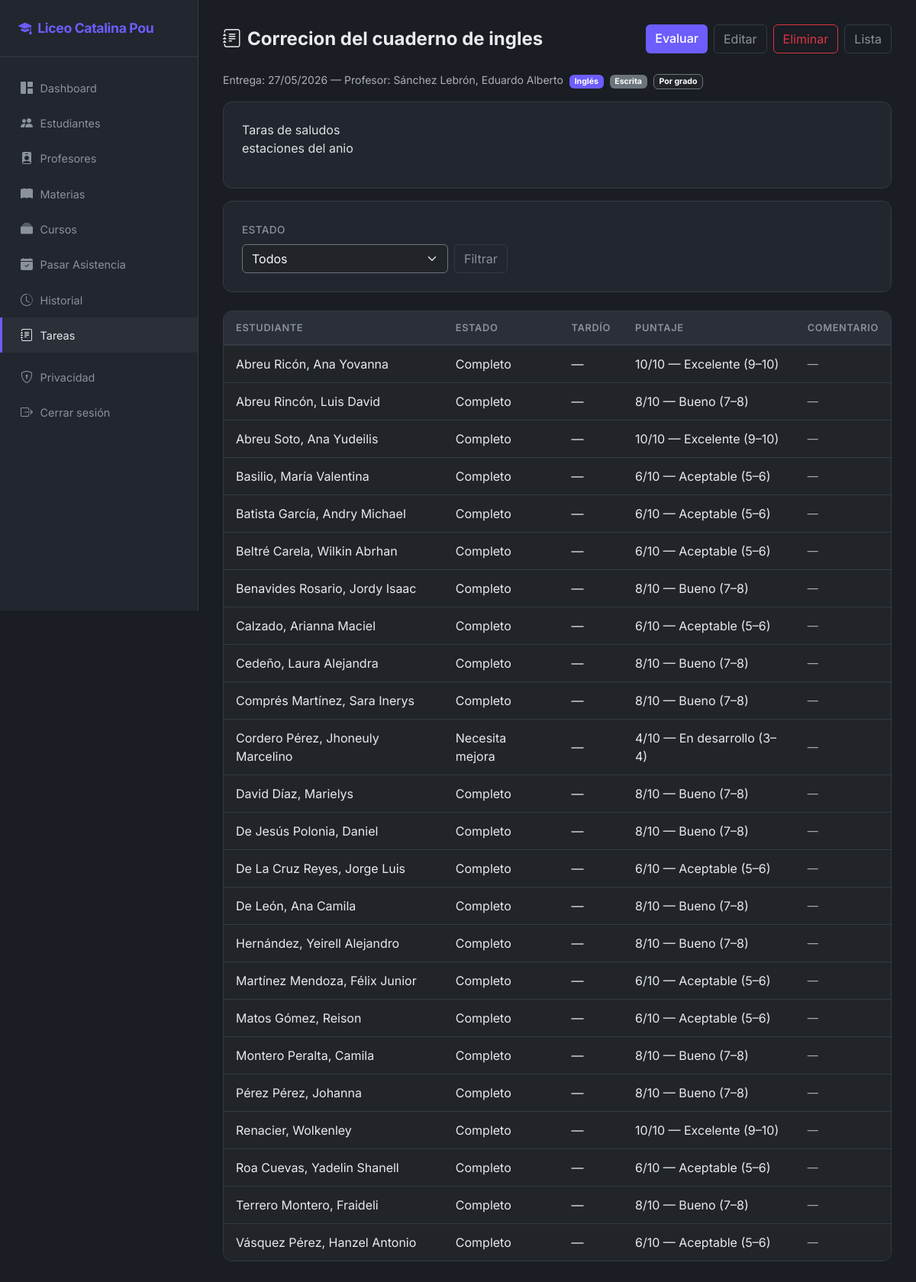
The app's page /tareas/11/ (signed in) with its own data.
### tareas/models.py (models this page shows, shortened)
class Tarea(models.Model):
    titulo = models.CharField(max_length=200, blank=True, default="")
    descripcion = models.TextField()
    modalidad = models.CharField(
        max_length=10,
        choices=ModalidadTarea.choices,
        default=ModalidadTarea.ESCRITA,
    )
    tipo_asignacion = models.CharField(
        max_length=10,
        choices=TipoAsignacionTarea.choices,
        default=TipoAsignacionTarea.GRADOS,
    )
    fecha_entrega = models.DateField()
    materia = models.ForeignKey(
        Materia,
        on_delete=models.PROTECT,
        related_name="tareas",
        null=True,
        blank=True,
        verbose_name="materia",
    )
    creada_por = models.ForeignKey(
        Profesor,
        on_delete=models.CASCADE,
        related_name="tareas_creadas",
    )
    creado_en = models.DateTimeField(auto_now_add=True)
    class Meta:
        ordering = ["-creado_en"]
        verbose_name = "tarea"
        verbose_name_plural = "tareas"

class TareaEvaluacion(models.Model):
    tarea = models.ForeignKey(Tarea, on_delete=models.CASCADE, related_name="evaluaciones")
    estudiante = models.ForeignKey(Estudiante, on_delete=models.CASCADE, related_name="evaluaciones_tarea")
    estado = models.CharField(
        max_length=20,
        choices=EstadoTareaEval.choices,
        default=EstadoTareaEval.PENDIENTE,
    )
    tardio = models.BooleanField(default=False)
    puntaje = models.PositiveSmallIntegerField(
        "puntaje",
        null=True,
        blank=True,
        help_text="Oral: 1–5. Escrita: 1–10.",
    )
    comentario_maestro = models.TextField(blank=True, default="")
    creado_en = models.DateTimeField(auto_now_add=True)
    actualizado_en = models.DateTimeField(auto_now=True)
    actualizado_por = models.ForeignKey(
        settings.AUTH_USER_MODEL,
        on_delete=models.SET_NULL,
        null=True,
        blank=True,
        related_name="evaluaciones_tarea_editadas",
    )
    class Meta:
        unique_together = [("tarea", "estudiante")]
        ordering = ["estudiante__apellido", "estudiante__nombre"]
        verbose_name = "evaluación de tarea"
        verbose_name_plural = "evaluaciones de tarea"
    @property
    def puntaje_etiqueta(self):
        from .rubricas import puntaje_display
        return puntaje_display(self.tarea.modalidad, self.puntaje)

### core/models.py (models this page shows, shortened)
class Profesor(models.Model):
    nombre = models.CharField(max_length=100)
    apellido = models.CharField(max_length=100)
    cedula = models.CharField("cédula", max_length=20, unique=True, blank=True, default="")
    telefono = models.CharField("teléfono", max_length=20, blank=True)
    email = models.EmailField(blank=True)
    materias = models.ManyToManyField(Materia, related_name="profesores", blank=True)
    created_at = models.DateTimeField(auto_now_add=True)
    class Meta:
        ordering = ["apellido", "nombre"]
        verbose_name_plural = "profesores"
    def __str__(self):
        return f"{self.apellido}, {self.nombre}"

class Materia(models.Model):
    nombre = models.CharField(max_length=100)
    codigo = models.CharField(max_length=20, unique=True)
    descripcion = models.TextField(blank=True)
    created_at = models.DateTimeField(auto_now_add=True)
    class Meta:
        ordering = ["nombre"]
        verbose_name_plural = "materias"

class Estudiante(models.Model):
    nombre = models.CharField(max_length=100)
    apellido = models.CharField(max_length=100)
    cedula = models.CharField("cédula", max_length=20, blank=True, default="")
    fecha_nacimiento = models.DateField("fecha de nacimiento", null=True, blank=True)
    grado = models.CharField(max_length=10, choices=GRADO_CHOICES)
    seccion = models.CharField("sección", max_length=5, blank=True, default="A")
    profesores = models.ManyToManyField(Profesor, related_name="estudiantes", blank=True)
    created_at = models.DateTimeField(auto_now_add=True)
    class Meta:
        ordering = ["grado", "apellido", "nombre"]
        verbose_name_plural = "estudiantes"

### tareas/views.py (the view, shortened to what this page needs)
# urls.py: path("<int:pk>/", views.tarea_detail, name="tarea_detail"),
@login_required
@user_passes_test(staff_o_profesor, login_url=settings.LOGIN_URL)
def tarea_detail(request, pk):
    tarea = get_object_or_404(
        Tarea.objects.prefetch_related("grados", "grupos"),
        pk=pk,
    )
    if not request.user.is_staff and tarea.creada_por_id != request.user.profesor_perfil.profesor_id:
        messages.error(request, "No autorizado.")
        return redirect("tareas:tarea_list")
    evals = tarea.evaluaciones.select_related("estudiante").order_by("estudiante__apellido")
    f = TareaEvaluacionFilter(request.GET, queryset=evals)
    ctx = {"tarea": tarea, "filter": f}
    return render(request, "tareas/tarea_detail.html", ctx)

### accounts/context_processors.py (called while the page is built)
def modo_padre(request):
    return {
        "en_modo_padre": (
            usuario_en_modo_padre(request.user) if request.user.is_authenticated else False
        ),
    }

### accounts/permissions.py (called while the page is built)
def staff_o_profesor(user) -> bool:
    if not user.is_authenticated:
        return False
    if user.is_staff:
        return True
    return hasattr(user, "profesor_perfil")

### accounts/roles.py (called while the page is built)
def _related_exists(user, attr: str) -> bool:
    try:
        getattr(user, attr)
        return True
    except ObjectDoesNotExist:
        return False

def tiene_perfil_padre(user) -> bool:
    if not user.is_authenticated:
        return False
    return _related_exists(user, "padre_profile")

def usuario_en_modo_padre(user) -> bool:
    if not tiene_perfil_padre(user):
        return False
    try:
        return user.profile.role == UserRole.PADRE
    except UserProfile.DoesNotExist:
        return not tiene_capacidad_escuela(user)

### tareas/rubricas.py (called while the page is built)
def rubrica_items(modalidad):
    if modalidad == ModalidadTarea.ORAL:
        return RUBRICA_ORAL
    return RUBRICA_ESCRITA

def escala_max(modalidad):
    return ESCALA_MAX.get(modalidad, 10)

def descriptor(modalidad, puntaje):
    if puntaje is None:
        return ""
    items = rubrica_items(modalidad)
    if modalidad == ModalidadTarea.ORAL:
        for val, label, _ in items:
            if val == puntaje:
                return label
        return str(puntaje)
    best = min(items, key=lambda x: abs(x[0] - puntaje))
    return best[1]

def puntaje_display(modalidad, puntaje):
    if puntaje is None:
        return "—"
    max_p = escala_max(modalidad)
    label = descriptor(modalidad, puntaje)
    return f"{puntaje}/{max_p} — {label}"

### tareas/templates/tareas/tarea_detail.html (shortened to what this page needs)
{% extends "base.html" %}
{% block content %}
<div class="page-header d-flex flex-wrap gap-2 justify-content-between align-items-center">
    <h1 class="mb-0"><i class="bi bi-journal-text me-2"></i>{{ tarea.titulo|default:"Tarea" }}</h1>
    <div class="d-flex gap-2">
        <a href="{% url 'tareas:tarea_evaluar' tarea.pk %}" class="btn btn-accent">Evaluar</a>
        <a href="{% url 'tareas:tarea_update' tarea.pk %}" class="btn btn-ghost">Editar</a>
        <a href="{% url 'tareas:tarea_delete' tarea.pk %}" class="btn btn-outline-danger">Eliminar</a>
        <a href="{% url 'tareas:tarea_list' %}" class="btn btn-ghost">Lista</a>
    </div>
</div>
<p class="text-muted small">
    Entrega: {{ tarea.fecha_entrega|date:"d/m/Y" }} — Profesor: {{ tarea.creada_por }}
    {% if tarea.materia %}
    <span class="badge ms-1" style="background: var(--accent)">{{ tarea.materia.nombre }}</span>
    {% else %}
    <span class="badge bg-warning text-dark ms-1">Sin materia</span>
    {% endif %}
    {% if tarea.modalidad == "ORAL" %}
    <span class="badge bg-info text-dark ms-1">Oral</span>
    {% else %}
    <span class="badge bg-secondary ms-1">Escrita</span>
    {% endif %}
    {% if tarea.tipo_asignacion == "GRUPOS" %}
    <span class="badge bg-primary ms-1">Por grupos</span>
    {% else %}
    <span class="badge bg-dark border border-secondary ms-1">Por grado</span>
    {% endif %}
</p>
<div class="stat-card mb-3">{{ tarea.descripcion|linebreaks }}</div>
<div class="stat-card mb-4">
    <form method="get" class="row g-2 align-items-end">
        <div class="col-md-4">
            <label class="form-label">Estado</label>
            {{ filter.form.estado }}
        </div>
        <div class="col-auto"><button type="submit" class="btn btn-ghost">Filtrar</button></div>
    </form>
</div>
{% if bloques_grupo %}
{% for bloque in bloques_grupo %}
<div class="stat-card mb-4">
    <h5 class="mb-2"><i class="bi bi-people me-2"></i>{{ bloque.grupo.nombre }}</h5>
    {% if bloque.eval_grupo and bloque.eval_grupo.observacion_general %}
    <p class="small text-muted mb-3"><strong>Observación general:</strong> {{ bloque.eval_grupo.observacion_general|linebreaksbr }}</p>
    {% endif %}
    <div class="table-dark-custom">
        <table class="table table-dark table-sm mb-0">
            <thead>
                <tr><th>Estudiante</th><th>Estado</th><th>Tardío</th><th>Puntaje</th><th>Comentario</th></tr>
            </thead>
            <tbody>
                {% for ev in bloque.evaluaciones %}
                <tr>
                    <td>{{ ev.estudiante.apellido }}, {{ ev.estudiante.nombre }}</td>
                    <td>{{ ev.get_estado_display }}</td>
                    <td>{% if ev.tardio %}Sí{% else %}—{% endif %}</td>
                    <td>{% if ev.puntaje %}{{ ev.puntaje_etiqueta }}{% else %}—{% endif %}</td>
                    <td class="small text-muted">{{ ev.comentario_maestro|truncatechars:40|default:"—" }}</td>
                </tr>
                {% empty %}
                <tr><td colspan="5" class="text-muted text-center py-2">Sin miembros evaluados</td></tr>
                {% endfor %}
            </tbody>
        </table>
    </div>
</div>
{% endfor %}
{% else %}
<div class="table-dark-custom">
    <table class="table table-dark table-sm mb-0">
        <thead>
            <tr><th>Estudiante</th><th>Estado</th><th>Tardío</th><th>Puntaje</th><th>Comentario</th></tr>
        </thead>
        <tbody>
            {% for ev in filter.qs %}
            <tr>
                <td>{{ ev.estudiante.apellido }}, {{ ev.estudiante.nombre }}</td>
                <td>{{ ev.get_estado_display }}</td>
                <td>{% if ev.tardio %}Sí{% else %}—{% endif %}</td>
                <td>{% if ev.puntaje %}{{ ev.puntaje_etiqueta }}{% else %}—{% endif %}</td>
                <td class="small text-muted">{{ ev.comentario_maestro|truncatechars:40|default:"—" }}</td>
            </tr>
            {% empty %}
            <tr><td colspan="5" class="text-muted text-center py-3">Sin evaluaciones</td></tr>
            {% endfor %}
        </tbody>
    </table>
</div>
{% endif %}
{% endblock %}

### core/static/core/css/style.css (style rules this page uses)
:root { --accent: #6d5dfc; --accent-hover: #8b7dff; --success: #2ec4b6; --danger: #e63946; --warning: #f4a261; --surface: #1a1d23; --surface-2: #22262e; --surface-3: #2a2f38; --border: #353a44; --text: #e8eaed; --text-muted: #8b929a; }
body { background: var(--surface); font-family: 'Inter', -apple-system, BlinkMacSystemFont, sans-serif; min-height: 100vh; }
.stat-card { background: var(--surface-2); border: 1px solid var(--border); border-radius: .75rem; padding: 1.5rem; transition: transform .15s, border-color .15s; }
.table-dark-custom { background: var(--surface-2); border-radius: .75rem; overflow: hidden; border: 1px solid var(--border); }
.table-dark-custom table { margin-bottom: 0; }
.table-dark-custom thead th { background: var(--surface-3); border-bottom: 2px solid var(--border); color: var(--text-muted); font-size: .8rem; text-transform: uppercase; letter-spacing: .05em; padding: .75rem 1rem; font-weight: 600; }
.table-dark-custom tbody td { padding: .75rem 1rem; border-bottom: 1px solid var(--border); color: var(--text); vertical-align: middle; }
.table-dark-custom tbody tr:last-child td { border-bottom: none; }
.btn-accent { background: var(--accent); color: #fff; border: none; font-weight: 500; }
.btn-ghost { background: transparent; color: var(--text-muted); border: 1px solid var(--border); }
.page-header { display: flex; align-items: center; justify-content: space-between; margin-bottom: 1.5rem; }
.page-header h1 { font-size: 1.5rem; font-weight: 700; margin: 0; color: var(--text); }
.form-label { color: var(--text-muted); font-size: .85rem; font-weight: 500; text-transform: uppercase; letter-spacing: .03em; }

### records on screen
Tarea: titulo "Correcion del cuaderno de ingles", fecha_entrega "27/05/2026", creada_por "Sánchez Lebrón, Eduardo Alberto", materia.nombre "Inglés", descripcion "Taras de saludos estaciones del anio"
TareaEvaluacion: estudiante.apellido "Abreu Ricón", estudiante.nombre "Ana Yovanna", estado "Completo", puntaje_etiqueta "10/10 — Excelente (9–10)", comentario_maestro "—"
TareaEvaluacion: estudiante.apellido "Abreu Rincón", estudiante.nombre "Luis David", estado "Completo", puntaje_etiqueta "8/10 — Bueno (7–8)", comentario_maestro "—"
TareaEvaluacion: estudiante.apellido "Abreu Soto", estudiante.nombre "Ana Yudeilis", estado "Completo", puntaje_etiqueta "10/10 — Excelente (9–10)", comentario_maestro "—"
TareaEvaluacion: estudiante.apellido "Basilio", estudiante.nombre "María Valentina", estado "Completo", puntaje_etiqueta "6/10 — Aceptable (5–6)", comentario_maestro "—"
TareaEvaluacion: estudiante.apellido "Batista García", estudiante.nombre "Andry Michael", estado "Completo", puntaje_etiqueta "6/10 — Aceptable (5–6)", comentario_maestro "—"
TareaEvaluacion: estudiante.apellido "Beltré Carela", estudiante.nombre "Wilkin Abrhan", estado "Completo", puntaje_etiqueta "6/10 — Aceptable (5–6)", comentario_maestro "—"
TareaEvaluacion: estudiante.apellido "Benavides Rosario", estudiante.nombre "Jordy Isaac", estado "Completo", puntaje_etiqueta "8/10 — Bueno (7–8)", comentario_maestro "—"
TareaEvaluacion: estudiante.apellido "Calzado", estudiante.nombre "Arianna Maciel", estado "Completo", puntaje_etiqueta "6/10 — Aceptable (5–6)", comentario_maestro "—"
TareaEvaluacion: estudiante.apellido "Cedeño", estudiante.nombre "Laura Alejandra", estado "Completo", puntaje_etiqueta "8/10 — Bueno (7–8)", comentario_maestro "—"
TareaEvaluacion: estudiante.apellido "Comprés Martínez", estudiante.nombre "Sara Inerys", estado "Completo", puntaje_etiqueta "8/10 — Bueno (7–8)", comentario_maestro "—"
TareaEvaluacion: estudiante.apellido "Cordero Pérez", estudiante.nombre "Jhoneuly Marcelino", estado "Necesita mejora", puntaje_etiqueta "4/10 — En desarrollo (3–4)", comentario_maestro "—"
TareaEvaluacion: estudiante.apellido "David Díaz", estudiante.nombre "Marielys", estado "Completo", puntaje_etiqueta "8/10 — Bueno (7–8)", comentario_maestro "—"
TareaEvaluacion: estudiante.apellido "De Jesús Polonia", estudiante.nombre "Daniel", estado "Completo", puntaje_etiqueta "8/10 — Bueno (7–8)", comentario_maestro "—"
TareaEvaluacion: estudiante.apellido "De La Cruz Reyes", estudiante.nombre "Jorge Luis", estado "Completo", puntaje_etiqueta "6/10 — Aceptable (5–6)", comentario_maestro "—"
TareaEvaluacion: estudiante.apellido "De León", estudiante.nombre "Ana Camila", estado "Completo", puntaje_etiqueta "8/10 — Bueno (7–8)", comentario_maestro "—"
TareaEvaluacion: estudiante.apellido "Hernández", estudiante.nombre "Yeirell Alejandro", estado "Completo", puntaje_etiqueta "8/10 — Bueno (7–8)", comentario_maestro "—"
TareaEvaluacion: estudiante.apellido "Martínez Mendoza", estudiante.nombre "Félix Junior", estado "Completo", puntaje_etiqueta "6/10 — Aceptable (5–6)", comentario_maestro "—"
TareaEvaluacion: estudiante.apellido "Matos Gómez", estudiante.nombre "Reison", estado "Completo", puntaje_etiqueta "6/10 — Aceptable (5–6)", comentario_maestro "—"
TareaEvaluacion: estudiante.apellido "Montero Peralta", estudiante.nombre "Camila", estado "Completo", puntaje_etiqueta "8/10 — Bueno (7–8)", comentario_maestro "—"
TareaEvaluacion: estudiante.apellido "Pérez Pérez", estudiante.nombre "Johanna", estado "Completo", puntaje_etiqueta "8/10 — Bueno (7–8)", comentario_maestro "—"
TareaEvaluacion: estudiante.apellido "Renacier", estudiante.nombre "Wolkenley", estado "Completo", puntaje_etiqueta "10/10 — Excelente (9–10)", comentario_maestro "—"
TareaEvaluacion: estudiante.apellido "Roa Cuevas", estudiante.nombre "Yadelin Shanell", estado "Completo", puntaje_etiqueta "6/10 — Aceptable (5–6)", comentario_maestro "—"
TareaEvaluacion: estudiante.apellido "Terrero Montero", estudiante.nombre "Fraideli", estado "Completo", puntaje_etiqueta "8/10 — Bueno (7–8)", comentario_maestro "—"
TareaEvaluacion: estudiante.apellido "Vásquez Pérez", estudiante.nombre "Hanzel Antonio", estado "Completo", puntaje_etiqueta "6/10 — Aceptable (5–6)", comentario_maestro "—"
